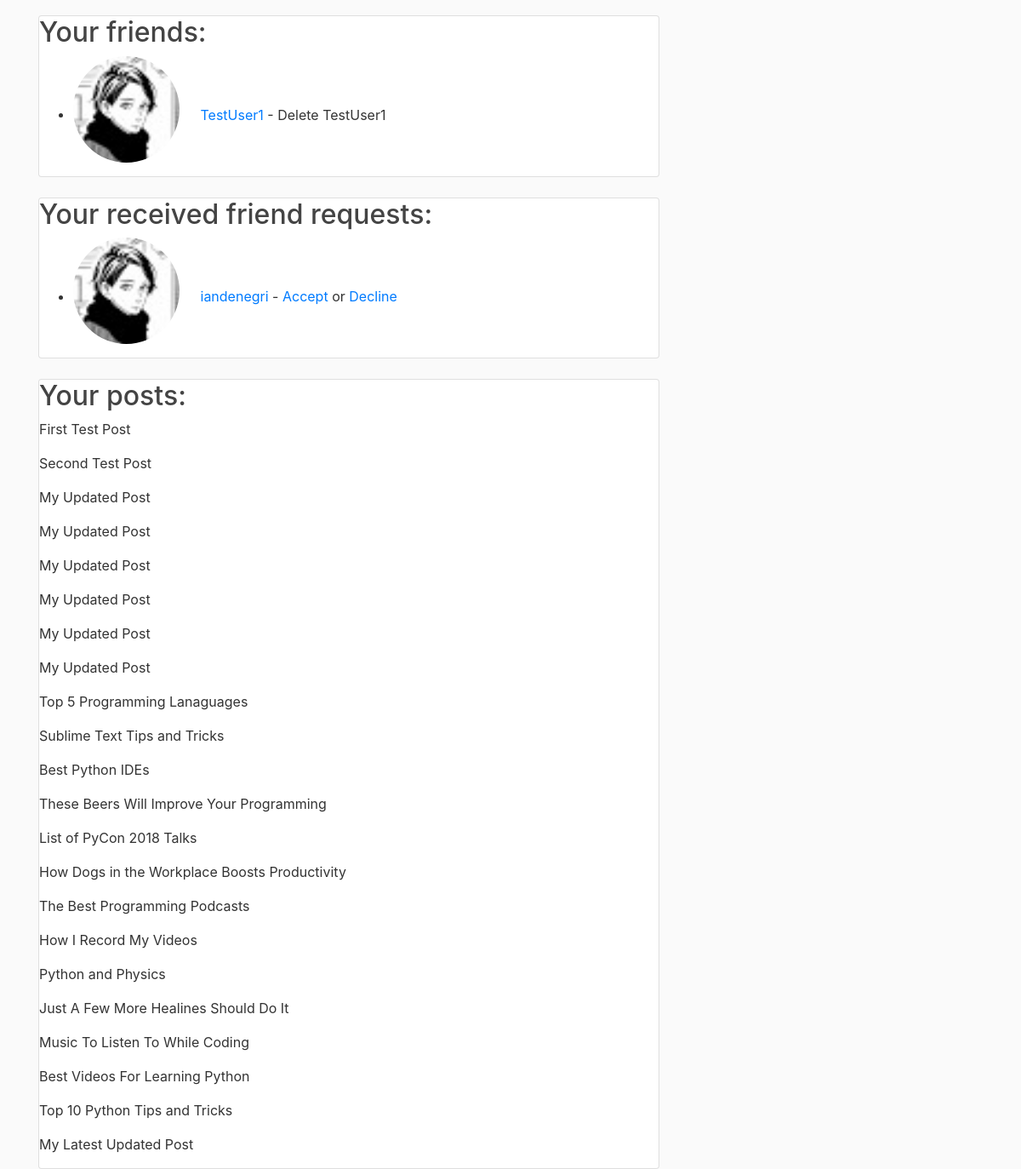
The page /profile/ (signed in, lower part) on the database as committed earlier.
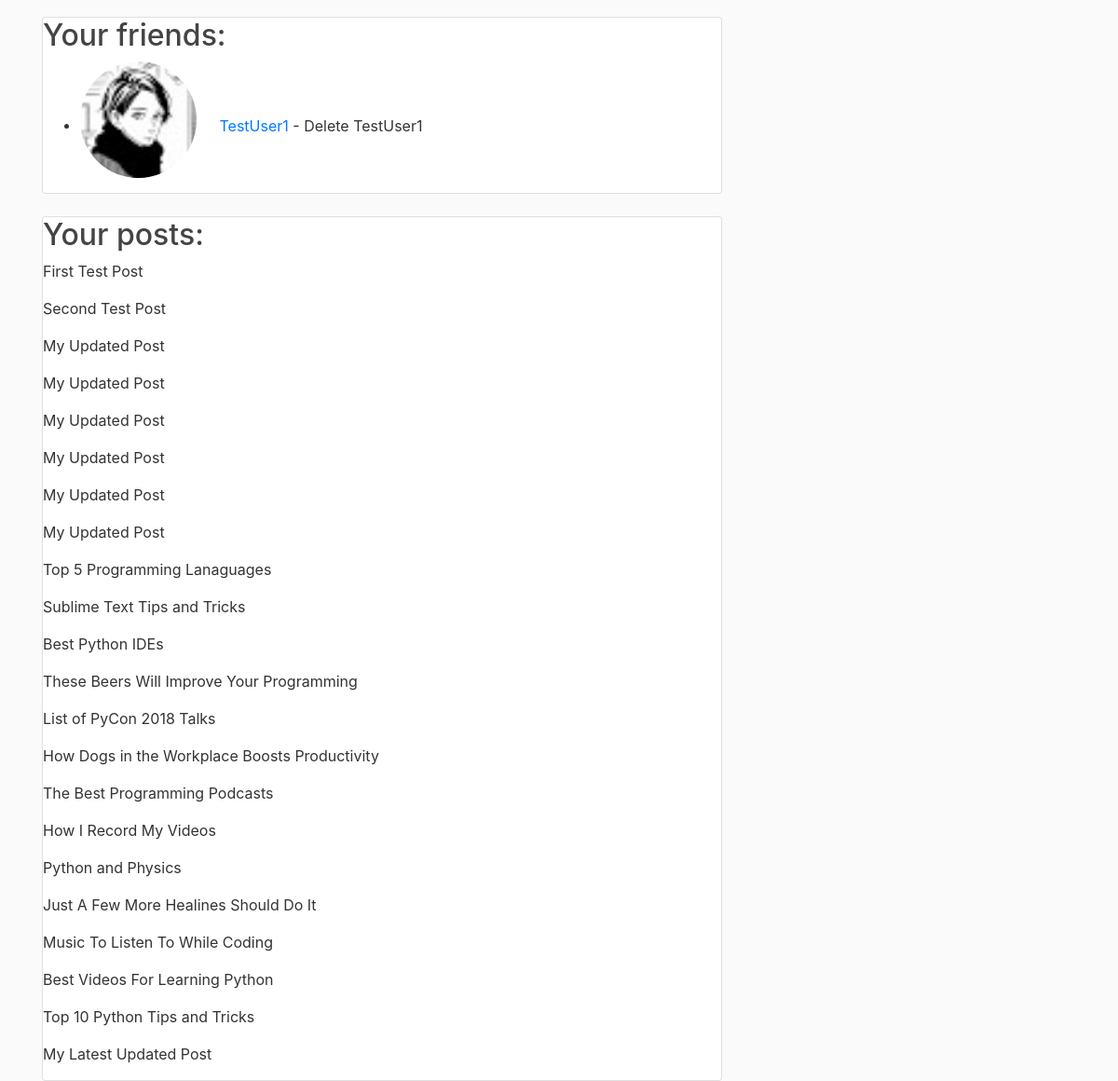
The same page on the database as committed later.
### users/models.py (models this page shows, shortened)
class Profile(models.Model):
    user = models.OneToOneField(User, on_delete=models.CASCADE)
    image = models.ImageField(default="default.jpg", upload_to="profile_pictures")
    friends = models.ManyToManyField("Profile", blank=True)
    def get_absolute_url(self):
        return "/users/{}".format(self.pk)

class FriendRequest(models.Model):
    request_time = models.DateTimeField(auto_now_add=True)
    to_user = models.ForeignKey(User, related_name="to_user", on_delete=models.CASCADE)
    from_user = models.ForeignKey(User, related_name="from_user", on_delete=models.CASCADE)

### blog/models.py (models this page shows, shortened)
class Post(models.Model):
    title = models.CharField(max_length=100)
    content = models.TextField()
    date_posted = models.DateTimeField(default=timezone.now)
    author = models.ForeignKey(User, on_delete=models.CASCADE)
    def __str__(self):
        return self.title

### users/views.py (the view)
# urls.py: path('profile/', user_views.profile, name="profile"),
@login_required
def profile(request):
    prof = Profile.objects.filter(user=request.user).first()
    profile_user = prof.user
    sent_fre_requests = FriendRequest.objects.filter(from_user=profile_user)
    rec_fre_requests = FriendRequest.objects.filter(to_user=profile_user)
    friends = prof.friends.all()
    posts = Post.objects.filter(author=request.user)
    print(posts)
    if request.method=="POST":
        user_form = UserUpdateForm(request.POST, instance=request.user)
        profile_form = ProfileUpdateForm(request.POST, request.FILES, instance=request.user.profile)
        if user_form.is_valid() and profile_form.is_valid():
            user_form.save()
            profile_form.save()
            messages.success(request, f"Account details have been updated.")
            return redirect('profile')
    else:
        user_form = UserUpdateForm(instance=request.user)
        profile_form = ProfileUpdateForm(instance=request.user.profile)
    context = {
        "user_form":user_form,
        "profile_form":profile_form,
        "profile_user":profile_user,
        "sent_requests":sent_fre_requests,
        "rec_requests":rec_fre_requests,
        "friends_list":friends,
        "profile":prof,
        "posts":posts
    }
    return render(request, "users/profile.html", context=context)

### users/templates/users/profile.html (shortened to what this page needs)
{% extends "blog/base.html" %}
{% load crispy_forms_tags %}
{% block content %}
    <div class="card">
        <h2>Your friends:</h2>
        <ul>
            {% for friend in friends_list %}
                <li><img class="rounded-circle account-img" src="{{ friend.user.profile.image.url }}"><a href="{{ friend.get_absolute_url }}"> {{ friend.user.username }}</a> - <a>Delete {{ friend.user.username }}</a></li>
            {% endfor %}
        </ul>
    </div>
    <br />
    {% if rec_requests %}
    <div class="card">
        <h2>Your received friend requests:</h2>
        <ul>
            {% for request in rec_requests %}
                <li><img class="rounded-circle account-img" src="{{ request.from_user.profile.image.url }}"><a href="{{ request.from_user.profile.get_absolute_url }}"> {{ request.from_user.username }}</a> - <a href="{% url 'accept_request' request.from_user.pk %}">Accept</a> or <a href="{% url 'delete_request' request.from_user.pk %}">Decline</a></li>
            {% endfor %}
        </ul>
    </div>
    <br />
    {% endif %}
    {% if posts %}
    <div class="card">
        <h2>Your posts: </h2>
        {% for post in posts %}
            <p>{{ post.title }}</p>
        {% endfor %}
    </div>
    {% endif %}
{% endblock content %}

Rows that differ between the two databases and show on the page:
removed FriendRequest: from_user.profile.image (placeholder picture), from_user.username "iandenegri"
Other text that changed with them:
text no longer shown: "Your received friend requests:"
